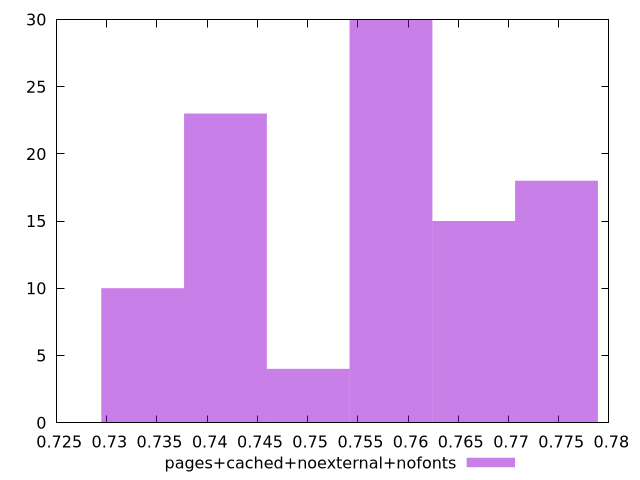

gnuplot code for this plot:
$_pagesCachedNoexternalNofonts <<EOF
0.7582983900051414 30
0.7747831376139488 18
0.741813642396334 23
0.7335712685919303 10
0.7665407638095452 15
0.7500560162007377 4
EOF
set key outside below
set terminal pngcairo
set output "report_00004_2020-11-02T20-21-41.718Z/performance_score/pages+cached+noexternal+nofonts//hist.png"
set yrange [0:30]
set boxwidth 0.008242373804403711
set style fill transparent solid 0.5 noborder
plot $_pagesCachedNoexternalNofonts title "pages+cached+noexternal+nofonts" with boxes ,
